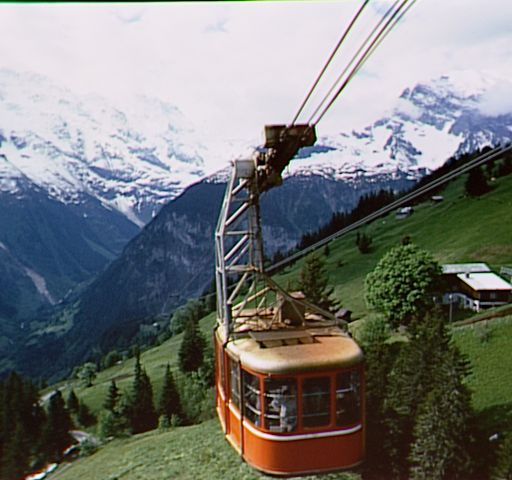
#> input picture S2/MMD/tp5/img.jpg, 512 x 480 px
$ python main.py
#> lines starting #> are read from the running program, lines starting #| are printed output that depends on the picture
import cv2
import numpy as np
import matplotlib.pyplot as plt

image_path = "img.jpg"
image = cv2.imread(image_path, 0)
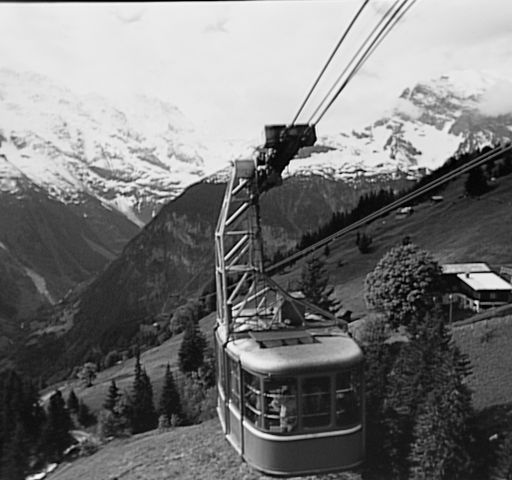
#> image: shape (480, 512); min 0, max 255, mean 119.1

if image is None:
    print("Erreur : Impossible de charger l'image.")
    exit()

image_float32 = np.float32(image)
dct = cv2.dct(image_float32)  # type: ignore
dctShow = np.log(1 + np.abs(dct))
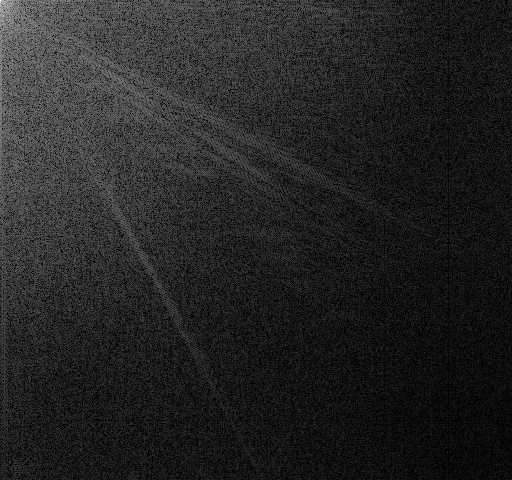
#> dctShow: shape (480, 512) float32; min 3.34e-06, max 10.99, mean 1.58; drawn with min black and max white

image2 = cv2.idct(dct)
image2 = np.uint8(image2)


plt.figure(figsize=(15, 5))

plt.subplot(1, 4, 1)
plt.imshow(image, cmap="gray")
plt.title("Image Originale")
plt.axis("off")

plt.subplot(1, 4, 2)
plt.imshow(dct, cmap="gray")
plt.title("DCT de l'image")
plt.axis("off")


plt.subplot(1, 4, 3)
plt.imshow(dctShow, cmap="gray")
plt.title("DCT (avec log)")
plt.axis("off")


plt.subplot(1, 4, 4)
plt.imshow(image2, cmap="gray")
plt.title("Image Reconstruite")
plt.axis("off")

plt.tight_layout()
plt.show()
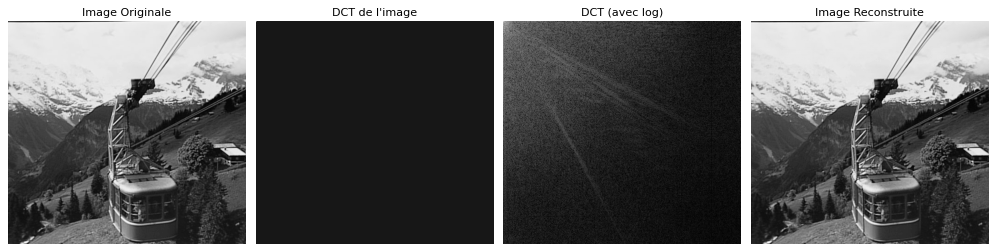
#> figure drawn by matplotlib, 4 panels

$ run again, with S2/MMD/tp5/image.jpg copied over S2/MMD/tp5/img.jpg
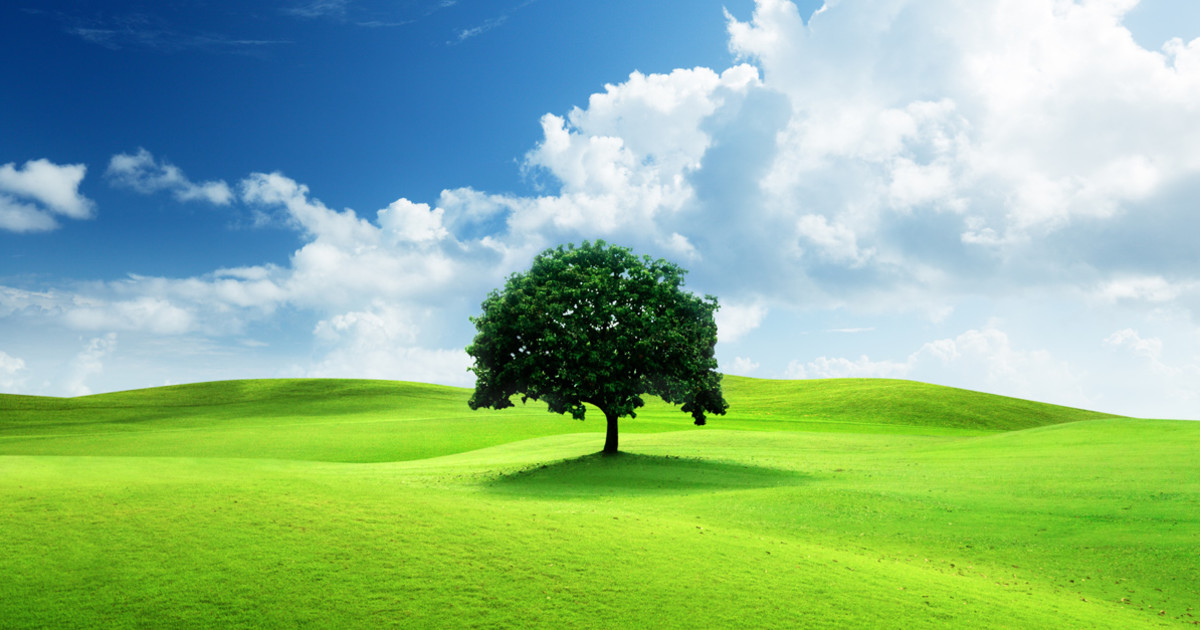
#> input picture S2/MMD/tp5/image.jpg, 1200 x 630 px
#> `dctShow = np.log(1 + np.abs(dct))`:
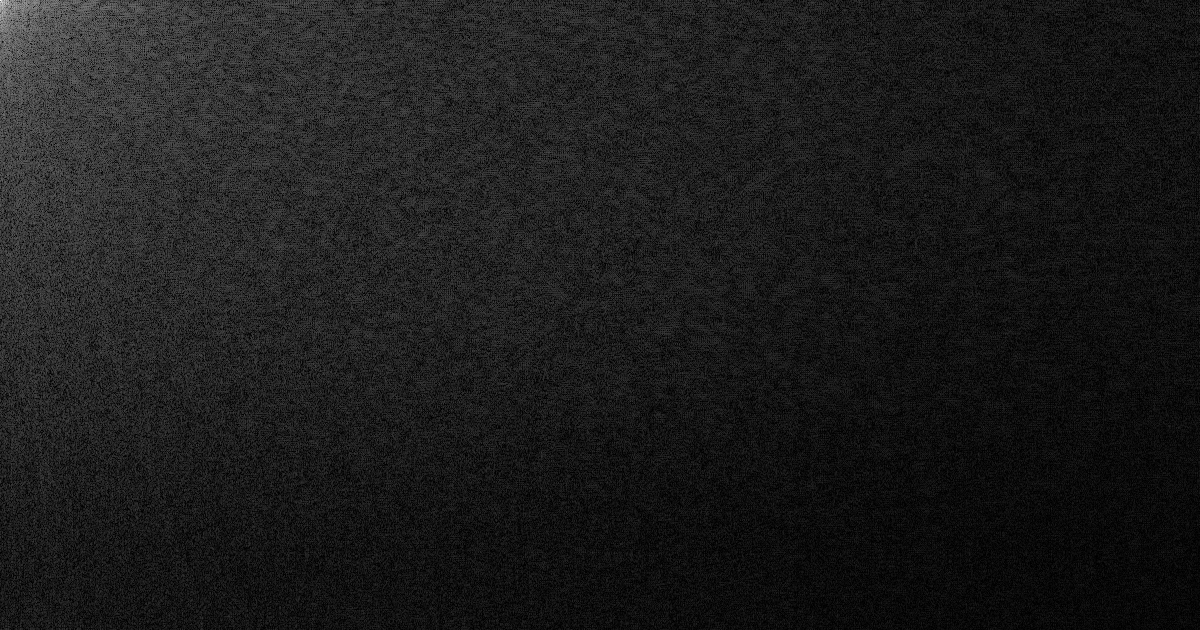
#> dctShow: shape (630, 1200) float32; min 2.38e-07, max 11.88, mean 1.31; drawn with min black and max white
#> `plt.show()`:
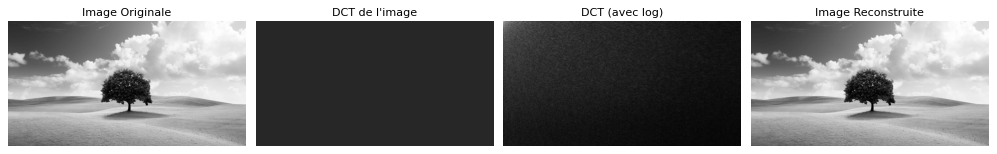
#> figure drawn by matplotlib, 4 panels
